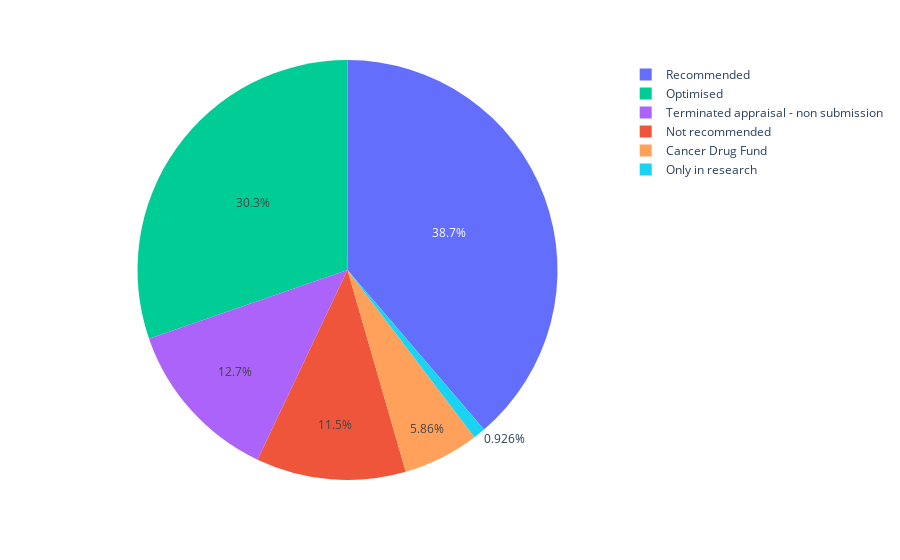

The cell this chart's notebook holds for it:
### Code cell
# Create container
after = pd.DataFrame(columns=['Year', 'Number', 'Categorisation'])

# Count number of occurences before 2015
mask = time_series['Year'] >= 2016
temp = time_series[mask]
for cat in cats:
    mask = temp['Categorisation'] == cat
    number = temp[mask]['Number'].sum()
    before_2015 = pd.concat([before_2015, pd.DataFrame({'Year': ['Before 2015'], 'Number': [number], 'Categorisation': [cat]})])

# Plot before 2015
fig = px.pie(
    before_2015,
    values='Number',
    names='Categorisation',
    color='Categorisation',
    color_discrete_map={
        'Recommended': colors[0],
        'Optimised': colors[2],
        'Not recommended': colors[1],
        'Terminated appraisal - non submission': colors[3],
        'Cancer Drug Fund': colors[4],
        'Only in research': colors[5]})

# Write image to disk
fig.write_image("images/all-drugs-after-2016.pdf")

fig.show()

### Figure 1 — Plotly figure (JSON) as saved in the notebook; plotly's stock layout.template omitted (floating-point values rounded to 4 significant figures)
{"data": [{"customdata": [["Recommended"], ["Optimised"], ["Not recommended"], ["Only in research"], ["Terminated appraisal - non submission"], ["Cancer Drug Fund"], ["Recommended"], ["Optimised"], ["Not recommended"], ["Only in research"], ["Terminated appraisal - non submission"], ["Cancer Drug Fund"], ["Recommended"], ["Optimised"], ["Not recommended"], ["Only in research"], ["Terminated appraisal - non submission"], ["Cancer Drug Fund"]], "domain": {"x": [0, 1], "y": [0, 1]}, "hovertemplate": "Categorisation=%{customdata[0]}<br>Number=%{value}<extra></extra>", "labels": ["Recommended", "Optimised", "Not recommended", "Only in research", "Terminated appraisal - non submission", "Cancer Drug Fund", "Recommended", "Optimised", "Not recommended", "Only in research", "Terminated appraisal - non submission", "Cancer Drug Fund", "Recommended", "Optimised", "Not recommended", "Only in research", "Terminated appraisal - non submission", "Cancer Drug Fund"], "legendgroup": "", "marker": {"colors": ["#636EFA", "#00CC96", "#EF553B", "#19D3F3", "#AB63FA", "#FFA15A", "#636EFA", "#00CC96", "#EF553B", "#19D3F3", "#AB63FA", "#FFA15A", "#636EFA", "#00CC96", "#EF553B", "#19D3F3", "#AB63FA", "#FFA15A"]}, "name": "", "showlegend": true, "type": "pie", "values": [323, 115, 86, 10, 26, 0, 215, 237, 69, 4, 110, 57, 215, 237, 69, 4, 110, 57]}], "layout": {"legend": {"tracegroupgap": 0}, "margin": {"t": 60}}}
